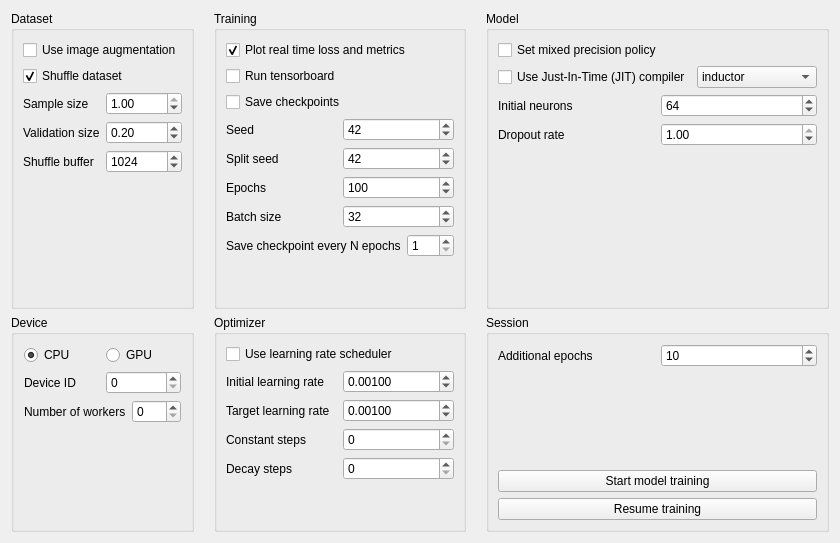
      <widget class="QWidget" name="trainTab">
       <attribute name="title">
        <string>Model training</string>
       </attribute>
       <layout class="QGridLayout" name="gridLayout_2" rowminimumheight="0,0">
        <item row="1" column="0">
         <layout class="QGridLayout" name="gridLayout" rowstretch="4,0" columnstretch="0,0,0">
          <property name="horizontalSpacing">
           <number>20</number>
          </property>
          <item row="0" column="0">
           <widget class="QGroupBox" name="groupBox_3">
            <property name="title">
             <string>Dataset</string>
            </property>
            <layout class="QVBoxLayout" name="verticalLayout_11">
             <item>
              <widget class="QCheckBox" name="imgAugment">
               <property name="text">
                <string>Use image augmentation</string>
               </property>
              </widget>
             </item>
             <item>
              <widget class="QCheckBox" name="setShuffle">
               <property name="text">
                <string>Shuffle dataset</string>
               </property>
               <property name="checked">
                <bool>true</bool>
               </property>
              </widget>
             </item>
             <item>
              <layout class="QVBoxLayout" name="verticalLayout_15">
               <item>
                <layout class="QHBoxLayout" name="horizontalLayout_16">
                 <item>
                  <widget class="QLabel" name="label_16">
                   <property name="text">
                    <string>Sample size</string>
                   </property>
                  </widget>
                 </item>
                 <item>
                  <widget class="QDoubleSpinBox" name="trainSampleSize">
                   <property name="maximum">
                    <double>1.000000000000000</double>
                   </property>
                   <property name="singleStep">
                    <double>0.050000000000000</double>
                   </property>
                   <property name="value">
                    <double>1.000000000000000</double>
                   </property>
                  </widget>
                 </item>
                </layout>
               </item>
               <item>
                <layout class="QHBoxLayout" name="horizontalLayout_2">
                 <item>
                  <widget class="QLabel" name="label_2">
                   <property name="text">
                    <string>Validation size</string>
                   </property>
                  </widget>
                 </item>
                 <item>
                  <widget class="QDoubleSpinBox" name="validationSize">
                   <property name="maximum">
                    <double>1.000000000000000</double>
                   </property>
                   <property name="singleStep">
                    <double>0.050000000000000</double>
                   </property>
                   <property name="value">
                    <double>0.200000000000000</double>
                   </property>
                  </widget>
                 </item>
                </layout>
               </item>
               <item>
                <layout class="QHBoxLayout" name="horizontalLayout_19">
                 <item>
                  <widget class="QLabel" name="label_17">
                   <property name="text">
                    <string>Shuffle buffer</string>
                   </property>
                  </widget>
                 </item>
                 <item>
                  <widget class="QSpinBox" name="shuffleSize">
                   <property name="maximum">
                    <number>99999</number>
                   </property>
                   <property name="singleStep">
                    <number>10</number>
                   </property>
                   <property name="value">
                    <number>1024</number>
                   </property>
                  </widget>
                 </item>
                </layout>
               </item>
              </layout>
             </item>
             <item>
              <spacer name="verticalSpacer_2">
               <property name="orientation">
                <enum>Qt::Orientation::Vertical</enum>
               </property>
               <property name="sizeHint" stdset="0">
                <size>
                 <width>20</width>
                 <height>40</height>
                </size>
               </property>
              </spacer>
             </item>
            </layout>
           </widget>
          </item>
          <item row="1" column="2">
           <widget class="QGroupBox" name="groupBox_8">
            <property name="title">
             <string>Session</string>
            </property>
            <layout class="QVBoxLayout" name="verticalLayout_9">
             <item>
              <layout class="QHBoxLayout" name="horizontalLayout_10">
               <item>
                <widget class="QLabel" name="label_7">
                 <property name="text">
                  <string>Additional epochs</string>
                 </property>
                </widget>
               </item>
               <item>
                <widget class="QSpinBox" name="numAdditionalEpochs">
                 <property name="minimum">
                  <number>1</number>
                 </property>
                 <property name="maximum">
                  <number>1000000</number>
                 </property>
                 <property name="value">
                  <number>10</number>
                 </property>
                </widget>
               </item>
              </layout>
             </item>
             <item>
              <spacer name="verticalSpacer_7">
               <property name="orientation">
                <enum>Qt::Orientation::Vertical</enum>
               </property>
               <property name="sizeHint" stdset="0">
                <size>
                 <width>20</width>
                 <height>40</height>
                </size>
               </property>
              </spacer>
             </item>
             <item>
              <widget class="QPushButton" name="startTraining">
               <property name="text">
                <string>Start model training</string>
               </property>
              </widget>
             </item>
             <item>
              <widget class="QPushButton" name="resumeTraining">
               <property name="text">
                <string>Resume training</string>
               </property>
              </widget>
             </item>
            </layout>
           </widget>
          </item>
          <item row="1" column="1">
           <widget class="QGroupBox" name="groupBox_6">
            <property name="title">
             <string>Optimizer</string>
            </property>
            <layout class="QVBoxLayout" name="verticalLayout_17">
             <item>
              <layout class="QVBoxLayout" name="verticalLayout_6">
               <item>
                <widget class="QCheckBox" name="useScheduler">
                 <property name="text">
                  <string>Use learning rate scheduler</string>
                 </property>
                </widget>
               </item>
               <item>
                <layout class="QHBoxLayout" name="horizontalLayout_18">
                 <item>
                  <widget class="QLabel" name="label_11">
                   <property name="text">
                    <string>Initial learning rate</string>
                   </property>
                  </widget>
                 </item>
                 <item>
                  <widget class="QDoubleSpinBox" name="initialLearningRate">
                   <property name="decimals">
                    <number>5</number>
                   </property>
                   <property name="singleStep">
                    <double>0.000100000000000</double>
                   </property>
                   <property name="value">
                    <double>0.001000000000000</double>
                   </property>
                  </widget>
                 </item>
                </layout>
               </item>
               <item>
                <layout class="QHBoxLayout" name="horizontalLayout_17">
                 <item>
                  <widget class="QLabel" name="label_14">
                   <property name="text">
                    <string>Target learning rate</string>
                   </property>
                  </widget>
                 </item>
                 <item>
                  <widget class="QDoubleSpinBox" name="targetLearningRate">
                   <property name="decimals">
                    <number>5</number>
                   </property>
                   <property name="singleStep">
                    <double>0.000100000000000</double>
                   </property>
                   <property name="value">
                    <double>0.001000000000000</double>
                   </property>
                  </widget>
                 </item>
                </layout>
               </item>
               <item>
                <layout class="QHBoxLayout" name="horizontalLayout_15">
                 <item>
                  <widget class="QLabel" name="label_12">
                   <property name="text">
                    <string>Constant steps</string>
                   </property>
                  </widget>
                 </item>
                 <item>
                  <widget class="QSpinBox" name="constantSteps">
                   <property name="maximum">
                    <number>1000000</number>
                   </property>
                   <property name="singleStep">
                    <number>10</number>
                   </property>
                  </widget>
                 </item>
                </layout>
               </item>
               <item>
                <layout class="QHBoxLayout" name="horizontalLayout_14">
                 <item>
                  <widget class="QLabel" name="label_13">
                   <property name="text">
                    <string>Decay steps</string>
                   </property>
                  </widget>
                 </item>
                 <item>
                  <widget class="QSpinBox" name="decaySteps">
                   <property name="maximum">
                    <number>1000000</number>
                   </property>
                   <property name="singleStep">
                    <number>10</number>
                   </property>
                  </widget>
                 </item>
                </layout>
               </item>
              </layout>
             </item>
             <item>
              <spacer name="verticalSpacer_6">
               <property name="orientation">
                <enum>Qt::Orientation::Vertical</enum>
               </property>
               <property name="sizeHint" stdset="0">
                <size>
                 <width>20</width>
                 <height>40</height>
                </size>
               </property>
              </spacer>
             </item>
            </layout>
           </widget>
          </item>
          <item row="0" column="1">
           <widget class="QGroupBox" name="groupBox_4">
            <property name="title">
             <string>Training</string>
            </property>
            <layout class="QVBoxLayout" name="verticalLayout_5">
             <item>
              <widget class="QCheckBox" name="realTimeHistory">
               <property name="text">
                <string>Plot real time loss and metrics</string>
               </property>
               <property name="checked">
                <bool>true</bool>
               </property>
              </widget>
             </item>
             <item>
              <widget class="QCheckBox" name="runTensorboard">
               <property name="text">
                <string>Run tensorboard</string>
               </property>
              </widget>
             </item>
             <item>
              <widget class="QCheckBox" name="saveCheckpoints">
               <property name="text">
                <string>Save checkpoints</string>
               </property>
              </widget>
             </item>
             <item>
              <layout class="QHBoxLayout" name="horizontalLayout_22">
               <item>
                <widget class="QLabel" name="label_18">
                 <property name="text">
                  <string>Seed</string>
                 </property>
                </widget>
               </item>
               <item>
                <widget class="QSpinBox" name="trainSeed">
                 <property name="maximum">
                  <number>1000000000</number>
                 </property>
                 <property name="value">
                  <number>42</number>
                 </property>
                </widget>
               </item>
              </layout>
             </item>
             <item>
              <layout class="QHBoxLayout" name="horizontalLayout_4">
               <item>
                <widget class="QLabel" name="label_4">
                 <property name="text">
                  <string>Split seed</string>
                 </property>
                </widget>
               </item>
               <item>
                <widget class="QSpinBox" name="splitSeed">
                 <property name="maximum">
                  <number>1000000000</number>
                 </property>
                 <property name="value">
                  <number>42</number>
                 </property>
                </widget>
               </item>
              </layout>
             </item>
             <item>
              <layout class="QHBoxLayout" name="horizontalLayout_9">
               <item>
                <widget class="QLabel" name="label_6">
                 <property name="text">
                  <string>Epochs</string>
                 </property>
                </widget>
               </item>
               <item>
                <widget class="QSpinBox" name="numEpochs">
                 <property name="maximum">
                  <number>1000000</number>
                 </property>
                 <property name="value">
                  <number>100</number>
                 </property>
                </widget>
               </item>
              </layout>
             </item>
             <item>
              <layout class="QHBoxLayout" name="horizontalLayout_11">
               <item>
                <widget class="QLabel" name="label_8">
                 <property name="text">
                  <string>Batch size</string>
                 </property>
                </widget>
               </item>
               <item>
                <widget class="QSpinBox" name="batchSize">
                 <property name="maximum">
                  <number>100000</number>
                 </property>
                 <property name="singleStep">
                  <number>4</number>
                 </property>
                 <property name="value">
                  <number>32</number>
                 </property>
                </widget>
               </item>
              </layout>
             </item>
             <item>
              <layout class="QHBoxLayout" name="horizontalLayout_12">
               <item>
                <widget class="QLabel" name="label_9">
                 <property name="text">
                  <string>Save checkpoint every N epochs</string>
                 </property>
                </widget>
               </item>
               <item>
                <widget class="QSpinBox" name="saveCPFrequency">
                 <property name="minimum">
                  <number>1</number>
                 </property>
                 <property name="maximum">
                  <number>999</number>
                 </property>
                </widget>
               </item>
              </layout>
             </item>
             <item>
              <spacer name="verticalSpacer_3">
               <property name="orientation">
                <enum>Qt::Orientation::Vertical</enum>
               </property>
               <property name="sizeHint" stdset="0">
                <size>
                 <width>20</width>
                 <height>40</height>
                </size>
               </property>
              </spacer>
             </item>
            </layout>
           </widget>
          </item>
          <item row="1" column="0">
           <widget class="QGroupBox" name="groupBox_2">
            <property name="title">
             <string>Device</string>
            </property>
            <layout class="QVBoxLayout" name="verticalLayout_14">
             <property name="leftMargin">
              <number>10</number>
             </property>
             <property name="topMargin">
              <number>10</number>
             </property>
             <property name="rightMargin">
              <number>10</number>
             </property>
             <property name="bottomMargin">
              <number>10</number>
             </property>
             <item>
              <layout class="QVBoxLayout" name="verticalLayout_18">
               <item>
                <layout class="QHBoxLayout" name="horizontalLayout_8">
                 <item>
                  <widget class="QRadioButton" name="setCPU">
                   <property name="text">
                    <string>CPU</string>
                   </property>
                   <property name="checked">
                    <bool>true</bool>
                   </property>
                  </widget>
                 </item>
                 <item>
                  <widget class="QRadioButton" name="setGPU">
                   <property name="text">
                    <string>GPU</string>
                   </property>
                  </widget>
                 </item>
                </layout>
               </item>
               <item>
                <layout class="QHBoxLayout" name="horizontalLayout_23">
                 <item>
                  <widget class="QLabel" name="label_5">
                   <property name="text">
                    <string>Device ID</string>
                   </property>
                  </widget>
                 </item>
                 <item>
                  <widget class="QSpinBox" name="deviceID"/>
                 </item>
                </layout>
               </item>
              </layout>
             </item>
             <item>
              <layout class="QHBoxLayout" name="horizontalLayout_13">
               <item>
                <widget class="QLabel" name="label_10">
                 <property name="text">
                  <string>Number of workers</string>
                 </property>
                </widget>
               </item>
               <item>
                <widget class="QSpinBox" name="numWorkers"/>
               </item>
              </layout>
             </item>
             <item>
              <spacer name="verticalSpacer_5">
               <property name="orientation">
                <enum>Qt::Orientation::Vertical</enum>
               </property>
               <property name="sizeHint" stdset="0">
                <size>
                 <width>20</width>
                 <height>40</height>
                </size>
               </property>
              </spacer>
             </item>
            </layout>
           </widget>
          </item>
          <item row="0" column="2">
           <widget class="QGroupBox" name="groupBox_5">
            <property name="title">
             <string>Model</string>
            </property>
            <layout class="QVBoxLayout" name="verticalLayout_8">
             <item>
              <widget class="QCheckBox" name="mixedPrecision">
               <property name="text">
                <string>Set mixed precision policy</string>
               </property>
              </widget>
             </item>
             <item>
              <layout class="QHBoxLayout" name="horizontalLayout_25">
               <item>
                <widget class="QCheckBox" name="compileJIT">
                 <property name="text">
                  <string>Use Just-In-Time (JIT) compiler</string>
                 </property>
                </widget>
               </item>
               <item>
                <widget class="QComboBox" name="backendJIT">
                 <property name="toolTip">
                  <string>&lt;html&gt;&lt;head/&gt;&lt;body&gt;&lt;p&gt;Select JIT compiler backend (default is inductor)</string>
                 </property>
                 <property name="currentText">
                  <string>inductor</string>
                 </property>
                 <property name="currentIndex">
                  <number>3</number>
                 </property>
                 <item>
                  <property name="text">
                   <string>eager</string>
                  </property>
                 </item>
                 <item>
                  <property name="text">
                   <string>aot_eager</string>
                  </property>
                 </item>
                 <item>
                  <property name="text">
                   <string>aot_cudagraphs</string>
                  </property>
                 </item>
                 <item>
                  <property name="text">
                   <string>inductor</string>
                  </property>
                 </item>
                 <item>
                  <property name="text">
                   <string>nvprims_nvfuser</string>
                  </property>
                 </item>
                 <item>
                  <property name="text">
                   <string>xla</string>
                  </property>
                 </item>
                </widget>
               </item>
              </layout>
             </item>
             <item>
              <layout class="QHBoxLayout" name="horizontalLayout_21">
               <item>
                <widget class="QLabel" name="label_21">
                 <property name="text">
                  <string>Initial neurons</string>
                 </property>
                </widget>
               </item>
               <item>
                <widget class="QSpinBox" name="initialNeurons">
                 <property name="maximum">
                  <number>99999</number>
                 </property>
                 <property name="singleStep">
                  <number>8</number>
                 </property>
                 <property name="value">
                  <number>64</number>
                 </property>
                </widget>
               </item>
              </layout>
             </item>
             <item>
              <layout class="QHBoxLayout" name="horizontalLayout_27">
               <item>
                <widget class="QLabel" name="label_22">
                 <property name="text">
                  <string>Dropout rate</string>
                 </property>
                </widget>
               </item>
               <item>
                <widget class="QDoubleSpinBox" name="dropoutRate">
                 <property name="maximum">
                  <double>1.000000000000000</double>
                 </property>
                 <property name="singleStep">
                  <double>0.050000000000000</double>
                 </property>
                 <property name="value">
                  <double>1.000000000000000</double>
                 </property>
                </widget>
               </item>
              </layout>
             </item>
             <item>
              <spacer name="verticalSpacer_4">
               <property name="orientation">
                <enum>Qt::Orientation::Vertical</enum>
               </property>
               <property name="sizeHint" stdset="0">
                <size>
                 <width>20</width>
                 <height>40</height>
                </size>
               </property>
              </spacer>
             </item>
            </layout>
           </widget>
          </item>
         </layout>
        </item>
       </layout>
      </widget>
